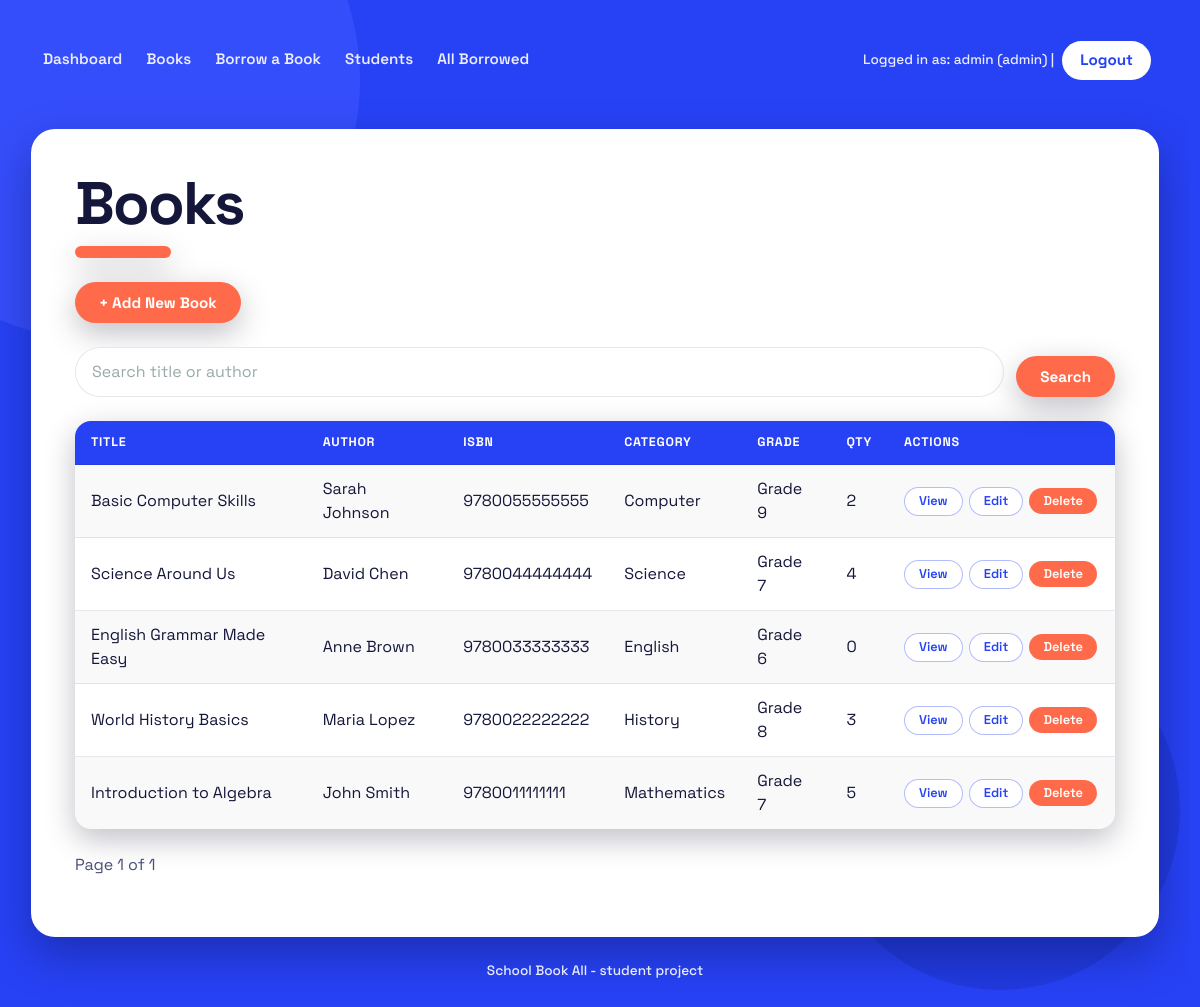
The app's page /books/index.php (signed in) with its own data.
### tables this page shows
CREATE TABLE books (
    id           INT AUTO_INCREMENT PRIMARY KEY,
    title        VARCHAR(255) NOT NULL,
    author       VARCHAR(150) NOT NULL,
    isbn         VARCHAR(20) UNIQUE,
    category     VARCHAR(100),
    grade_level  VARCHAR(50),
    quantity     INT DEFAULT 1,
    created_at   TIMESTAMP DEFAULT CURRENT_TIMESTAMP
);

### includes/auth.php (called while the page is built, shortened)
<?php
function is_admin() {
    return isset($_SESSION['role']) && $_SESSION['role'] === 'admin';
}
?>

### books/index.php (the view, shortened to what this page needs)
<?php
require_once '../includes/auth.php';
require_once '../config/connect.php';
$books = array();
$totalRows = 0;
$search = trim($_GET['search'] ?? '');
$perPage = 10;
$page = (int)($_GET['page'] ?? 1);
$offset = ($page - 1) * $perPage;
try {
    $where = "";
    $params = array();
    $countSql = "SELECT COUNT(*) FROM books $where";
    $countStmt = $pdo->prepare($countSql);
    $countStmt->execute($params);
    $totalRows = (int)$countStmt->fetchColumn();
    $sql = "SELECT * FROM books $where ORDER BY id DESC LIMIT $perPage OFFSET $offset";
    $stmt = $pdo->prepare($sql);
    $stmt->execute($params);
    $books = $stmt->fetchAll();
} catch (PDOException $e) {
    $error = "Could not load the books list.";
}
$totalPages = (int)ceil($totalRows / $perPage);
require_once '../includes/header.php';
?>
<h1>Books</h1>
<?php if (is_admin()): ?>
    <p><a class="btn" href="create.php">+ Add New Book</a></p>
<?php endif; ?>
<form method="get" action="index.php">
    <input type="text" name="search" placeholder="Search title or author"
           value="<?php echo htmlspecialchars($search); ?>">
    <button type="submit">Search</button>
</form>
<?php if (count($books) === 0): ?>
    <p>No books found.</p>
<?php else: ?>
    <table>
        <tr>
            <th>Title</th>
            <th>Author</th>
            <th>ISBN</th>
            <th>Category</th>
            <th>Grade</th>
            <th>Qty</th>
            <th>Actions</th>
        </tr>
        <?php foreach ($books as $book): ?>
            <tr>
                <td><?php echo htmlspecialchars($book['title']); ?></td>
                <td><?php echo htmlspecialchars($book['author']); ?></td>
                <td><?php echo htmlspecialchars($book['isbn']); ?></td>
                <td><?php echo htmlspecialchars($book['category']); ?></td>
                <td><?php echo htmlspecialchars($book['grade_level']); ?></td>
                <td><?php echo (int)$book['quantity']; ?></td>
                <td>
                    <a class="btn btn-small" href="view.php?id=<?php echo (int)$book['id']; ?>">View</a>
                    <?php if (is_admin()): ?>
                        <a class="btn btn-small" href="edit.php?id=<?php echo (int)$book['id']; ?>">Edit</a>
                        <form method="post" action="delete.php" style="display:inline;"
                              onsubmit="return confirm('Are you sure you want to delete this?');">
                            <button type="submit" class="btn-small">Delete</button>
                        </form>
                    <?php endif; ?>
                </td>
            </tr>
        <?php endforeach; ?>
    </table>
    <p>
        Page <?php echo $page; ?> of <?php echo ($totalPages > 0 ? $totalPages : 1); ?>
    </p>
<?php endif; ?>
<?php require_once '../includes/footer.php'; ?>

### assets/css/style.css (style rules this page uses)
:root { --blue: rgb(39, 66, 245); --blue-light: rgb(66, 89, 255); --blue-dark: rgb(31, 54, 207); --coral: rgb(255, 107, 74); --yellow: rgb(255, 212, 59); --yellow-warm: rgb(255, 181, 59); --pink: rgb(255, 155, 224); --green: rgb(124, 227, 177); --card: #ffffff; --ink: rgb(21, 23, 58); --muted: rgb(74, 79, 119); --on-blue: #ffffff; --on-blue-dim: rgba(255, 255, 255, 0.9); --hairline: rgba(21, 23, 58, 0.10); --shadow-card: 0 18px 44px rgba(10, 12, 60, 0.35); --shadow-soft: 0 10px 30px rgba(0, 0, 30, 0.25); --shadow-hover: 0 24px 56px rgba(10, 12, 60, 0.45); --r-card: 24px; --r-md: 16px; --r-pill: 999px; --font: "Space Grotesk", "Inter Tight", system-ui, -apple-system, "Segoe UI", sans-serif; --s1: 4px; --s2: 8px; --s3: 12px; --s4: 16px; --s5: 24px; --s6: 32px; --s7: 48px; --maxw: min(1180px, 94vw); }
*, *::before, *::after { box-sizing: border-box; }
html { -webkit-text-size-adjust: 100%; scrollbar-gutter: stable; overflow-y: scroll; scroll-behavior: smooth; scrollbar-width: thin; scrollbar-color: var(--coral) rgba(255, 255, 255, 0.12); }
.content, table { scrollbar-color: var(--coral) rgba(21, 23, 58, 0.08); }
body { font-family: var(--font); color: var(--on-blue); background-color: var(--blue); margin: 0; padding: var(--s5) var(--s4) var(--s7); line-height: 1.5; font-size: 16px; min-height: 100vh; position: relative; overflow-x: hidden; display: flex; flex-direction: column; }
body::before, body::after { content: ""; position: fixed; border-radius: 50%; pointer-events: none; z-index: 0; }
body::before { width: 520px; height: 520px; top: -180px; left: -160px; background: var(--blue-light); opacity: 0.55; }
body::after { width: 360px; height: 360px; right: 20px; bottom: 40px; background: var(--blue-dark); opacity: 0.6; }
h1, h2, h3 { font-family: var(--font); font-weight: 700; line-height: 1.02; letter-spacing: -0.03em; margin: 0 0 var(--s4); color: var(--ink); text-wrap: balance; }
h1 { font-size: clamp(2.2rem, 6vw, 3.75rem); }
h1::after { content: ""; display: block; width: 96px; height: 12px; margin-top: var(--s3); border-radius: var(--r-pill); background: var(--coral); box-shadow: var(--shadow-soft); }
p { margin: 0 0 var(--s4); }
a { color: var(--blue); text-underline-offset: 3px; font-weight: 600; }
.content p { color: var(--muted); }
table { width: 100%; max-width: 100%; border-collapse: separate; border-spacing: 0; margin: var(--s4) 0 var(--s5); border-radius: var(--r-md); overflow: hidden; background: var(--card); box-shadow: var(--shadow-soft); table-layout: auto; }
td, th { overflow-wrap: normal; word-break: normal; hyphens: none; }
th, td { padding: var(--s3) var(--s4); text-align: left; vertical-align: middle; border-bottom: 1px solid var(--hairline); }
tr:last-child td { border-bottom: 0; }
th { background: var(--blue); color: var(--on-blue); font-weight: 700; text-transform: uppercase; font-size: 0.78rem; letter-spacing: 0.06em; white-space: nowrap; }
tbody tr:nth-child(even) td, tr:nth-child(even) td { background: rgba(21, 23, 58, 0.025); }
input, select, textarea { display: block; width: 100%; max-width: 340px; padding: 12px 16px; margin: var(--s1) 0 var(--s2); font: inherit; color: var(--ink); background: var(--card); border: 1.5px solid var(--hairline); border-radius: var(--r-pill); transition: border-color 0.15s ease, box-shadow 0.15s ease; }
input::placeholder { color: #9aa; }
form[method="get"] { display: flex; flex-wrap: wrap; align-items: center; gap: var(--s3); margin-bottom: var(--s5); }
form[method="get"] input { margin: 0; flex: 1 1 240px; max-width: none; }
button, .btn { display: inline-block; font-family: var(--font); font-weight: 700; font-size: 0.95rem; color: var(--on-blue); background: var(--coral); border: none; border-radius: var(--r-pill); padding: 12px 24px; margin-top: var(--s2); text-decoration: none; cursor: pointer; line-height: 1.15; box-shadow: var(--shadow-soft); transition: transform 0.12s ease, box-shadow 0.12s ease, background-color 0.15s ease; }
.btn-small { font-size: 0.8rem; font-weight: 600; padding: 6px 14px; margin: 2px 2px 2px 0; background: var(--card); color: var(--blue); border: 1.5px solid rgba(39, 66, 245, 0.35); box-shadow: none; }
form[action*="delete"] button { background: var(--coral); color: var(--on-blue); border: none; }
td form { display: inline-block; margin: 0; vertical-align: middle; }
td:last-child { white-space: nowrap; }
.content > p .btn, .content > p button { margin-right: var(--s2); margin-bottom: var(--s2); }

### records on screen
books: title "Basic Computer Skills", author "Sarah Johnson", isbn "9780055555555", category "Computer", grade_level "Grade 9", quantity "2"
books: title "Science Around Us", author "David Chen", isbn "9780044444444", category "Science", grade_level "Grade 7", quantity "4"
books: title "English Grammar Made Easy", author "Anne Brown", isbn "9780033333333", category "English", grade_level "Grade 6", quantity "0"
books: title "World History Basics", author "Maria Lopez", isbn "9780022222222", category "History", grade_level "Grade 8", quantity "3"
books: title "Introduction to Algebra", author "John Smith", isbn "9780011111111", category "Mathematics", grade_level "Grade 7", quantity "5"

### other values on screen
isset($_SESSION['username']) ? $_SESSION['username'] : 'guest' "admin"
isset($_SESSION['role']) ? $_SESSION['role'] : 'user' "admin"
$page "1"
$totalPages "1"
